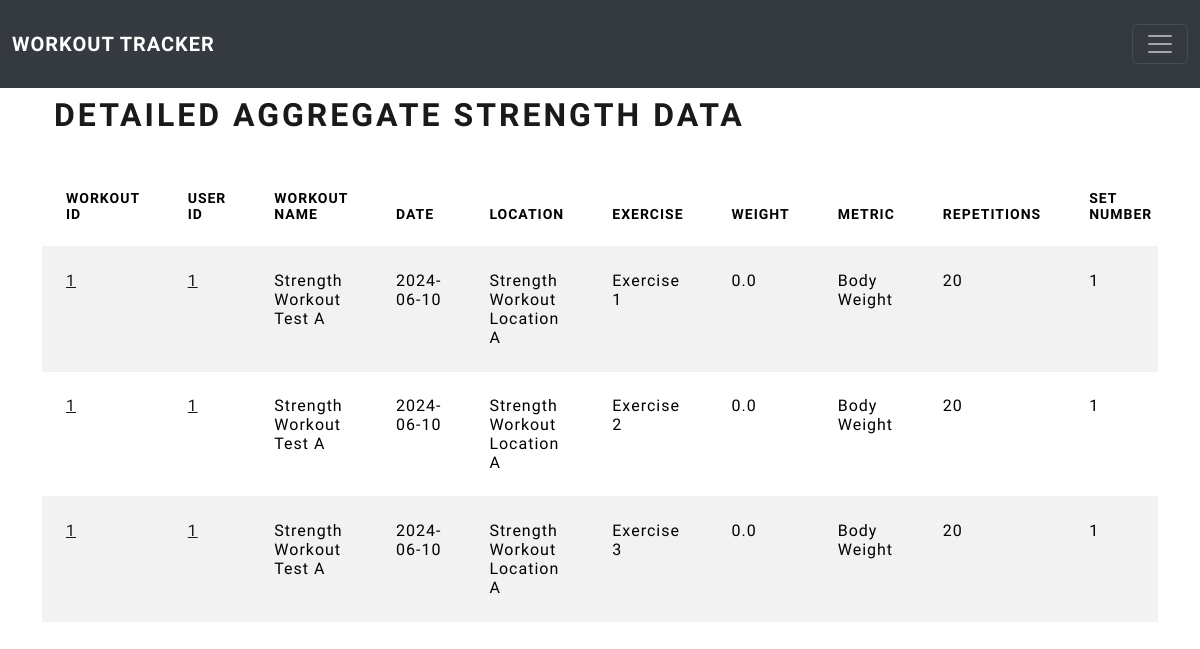
The page /aggregate_strength_detailed (signed in) on the database as committed earlier.
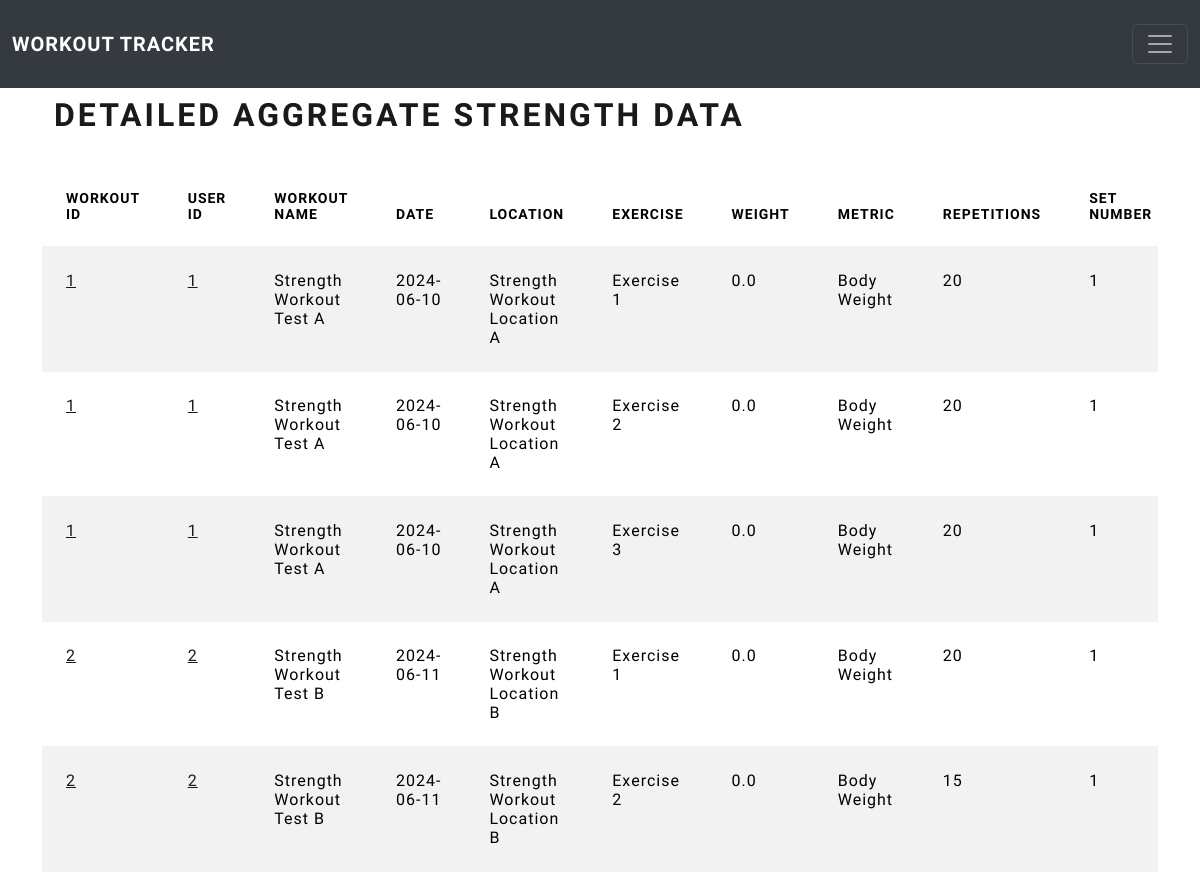
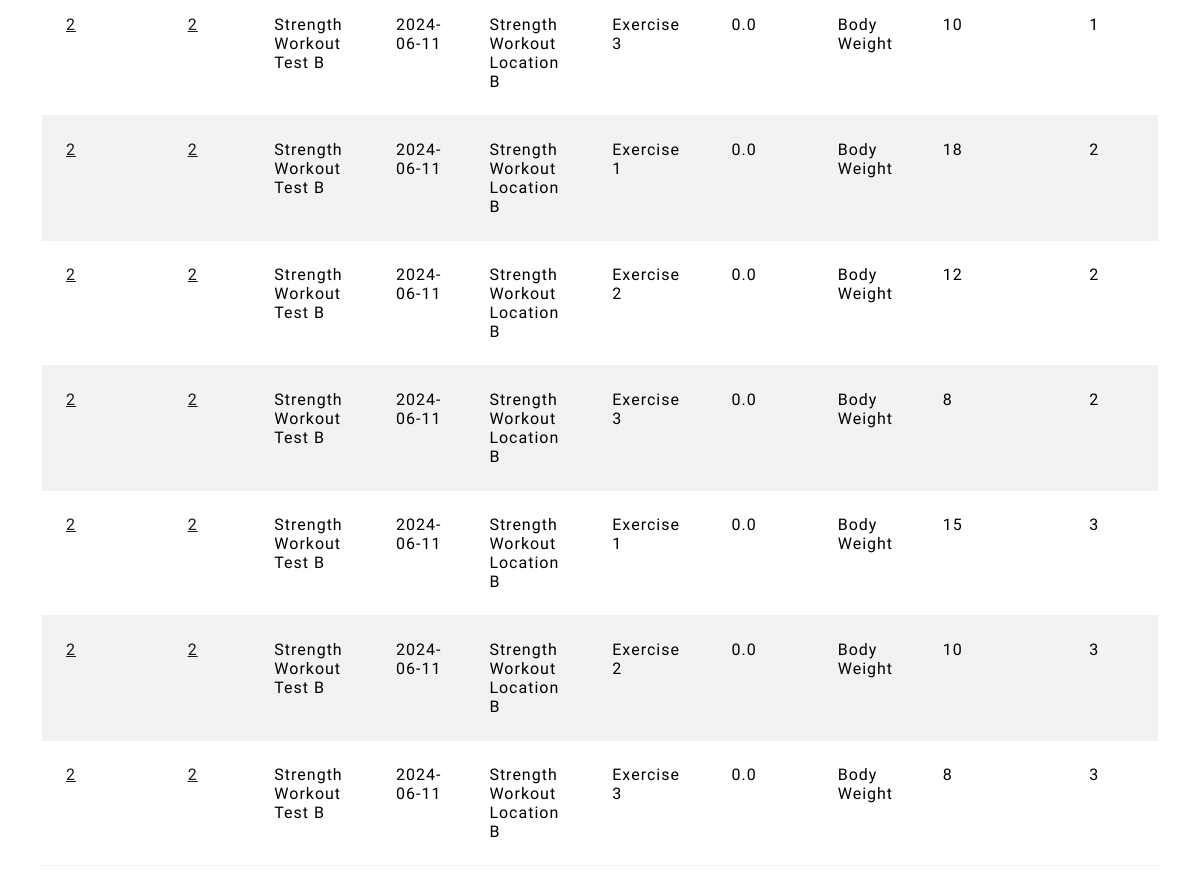
The same page on the database as committed later (2 pictures, top to bottom).
### workouts/models.py (models this page shows, shortened)
class StrengthTraining(db.Model):
    __tablename__ = 'strength_training'
    users = db.relationship(User)
    id = db.Column(db.Integer, primary_key=True)
    user_id = db.Column(db.Integer, db.ForeignKey('users.id'), nullable=False)
    workout_name = db.Column(db.String(140), nullable=False)
    date = db.Column(db.Date, nullable=False, default=datetime.utcnow)
    location = db.Column(db.String, nullable=False)
    exercise = db.Column(db.String(140), nullable=False)
    weight = db.Column(db.Float, nullable=False)
    metric = db.Column(db.String, nullable=False)
    repetitions = db.Column(db.Integer, nullable=False)
    set_number = db.Column(db.Integer, nullable=False)
    order_in_set = db.Column(db.Integer, nullable=False)
    notes = db.Column(db.Text, nullable=False)
    exercise_count = db.Column(db.Integer, nullable=False)
    set_count = db.Column(db.Integer, nullable=False)
    sub_id = db.Column(db.Integer, nullable=False)

### workouts/aggregate/views.py (the view)
@aggregate.route('/aggregate_strength_detailed', methods=['GET', 'POST'])
@login_required
def detailed_strength_workout_table():
    strength_training_data = StrengthTraining.query.all()
    return render_template('aggregate_strength_detailed.html',
                           strength_training_data=strength_training_data)

### workouts/models.py (called while the page is built)
@login_manager.user_loader
def load_user(user_id):
    return User.query.get(user_id)

### workouts/templates/aggregate_strength_detailed.html (shortened to what this page needs)
{% extends "base.html" %}
{% block content %}
    <div class="container">
    <h1>Detailed Aggregate Strength Data</h1>
    </div>
    <br>
    <div class="table-responsive">
    <table id="data" class="table table-striped">
        <thead>
            <tr>
                <th>Workout ID</th>
                <th>User ID</th>
                <th>Workout Name</th>
                <th>Date</th>
                <th>Location</th>
                <th>Exercise</th>
                <th>Weight</th>
                <th>Metric</th>
                <th>Repetitions</th>
                <th>Set Number</th>
            </tr>
        </thead>
        <tbody>
            {% for exercise_set in strength_training_data %}
            <tr>
                <td><a href="{{url_for('strength_training.single_strength_workout', strength_workout_id=exercise_set.sub_id, strength_user_id=exercise_set.user_id)}}">{{ exercise_set.sub_id }}</a></td>
                <td><a href="{{url_for('strength_training.view_strength_workout_table', strength_user_id=exercise_set.user_id)}}">{{  exercise_set.user_id }}</a></td>
                <td>{{ exercise_set.workout_name }}</td>
                <td>{{ exercise_set.date }}</td>
                <td>{{ exercise_set.location }}</td>
                <td>{{ exercise_set.exercise }}</td>
                <td>{{ exercise_set.weight }}</td>
                <td>{{ exercise_set.metric }}</td>
                <td>{{ exercise_set.repetitions }}</td>
                <td>{{ exercise_set.set_number }}</td>
            </tr>
            {% endfor %}
        </tbody>
    </table>
    </div>
{% endblock %}

### workouts/templates/base.html (shortened to what this page needs)
<html lang="en" dir="ltr">
    <head>
        <link href="https://cdn.jsdelivr.net/npm/bootstrap@5.3.3/dist/css/bootstrap.min.css" rel="stylesheet">
        <link rel="stylesheet" type="text/css" href="https://cdn.datatables.net/1.10.25/css/dataTables.bootstrap5.css">
        <link rel="stylesheet" type="text/css" href="/static/css/bootstrap.min.css">
    </head>
    <body>
        <nav class="navbar navbar-dark bg-dark fixed-top">
        <div class="container-fluid">
        <a class="navbar-brand" href="{{url_for('core.index')}}">Workout Tracker</a>
        <button class="navbar-toggler" type="button" data-bs-toggle="offcanvas" data-bs-target="#offcanvasDarkNavbar" aria-controls="offcanvasDarkNavbar" aria-label="Toggle navigation">
            <span class="navbar-toggler-icon"></span>
        </button>
        </div>
        </nav>
        <br>
        <br>
        <br>
        <br>
        <div class="container">
            {% block content %}
            {% endblock %}
        </div>
    </body>
</html>

Rows that differ between the two databases and show on the page:
added StrengthTraining: sub_id "2", user_id "2", workout_name "Strength Workout Test B", date "2024-06-11", location "Strength Workout Location B", exercise "Exercise 1", weight "0.0", metric "Body Weight", repetitions "20", set_number "1"
added StrengthTraining: sub_id "2", user_id "2", workout_name "Strength Workout Test B", date "2024-06-11", location "Strength Workout Location B", exercise "Exercise 2", weight "0.0", metric "Body Weight", repetitions "15", set_number "1"
added StrengthTraining: sub_id "2", user_id "2", workout_name "Strength Workout Test B", date "2024-06-11", location "Strength Workout Location B", exercise "Exercise 3", weight "0.0", metric "Body Weight", repetitions "10", set_number "1"
added StrengthTraining: sub_id "2", user_id "2", workout_name "Strength Workout Test B", date "2024-06-11", location "Strength Workout Location B", exercise "Exercise 1", weight "0.0", metric "Body Weight", repetitions "18", set_number "2"
added StrengthTraining: sub_id "2", user_id "2", workout_name "Strength Workout Test B", date "2024-06-11", location "Strength Workout Location B", exercise "Exercise 2", weight "0.0", metric "Body Weight", repetitions "12", set_number "2"
added StrengthTraining: sub_id "2", user_id "2", workout_name "Strength Workout Test B", date "2024-06-11", location "Strength Workout Location B", exercise "Exercise 3", weight "0.0", metric "Body Weight", repetitions "8", set_number "2"
added StrengthTraining: sub_id "2", user_id "2", workout_name "Strength Workout Test B", date "2024-06-11", location "Strength Workout Location B", exercise "Exercise 1", weight "0.0", metric "Body Weight", repetitions "15", set_number "3"
added StrengthTraining: sub_id "2", user_id "2", workout_name "Strength Workout Test B", date "2024-06-11", location "Strength Workout Location B", exercise "Exercise 2", weight "0.0", metric "Body Weight", repetitions "10", set_number "3"
added StrengthTraining: sub_id "2", user_id "2", workout_name "Strength Workout Test B", date "2024-06-11", location "Strength Workout Location B", exercise "Exercise 3", weight "0.0", metric "Body Weight", repetitions "8", set_number "3"
